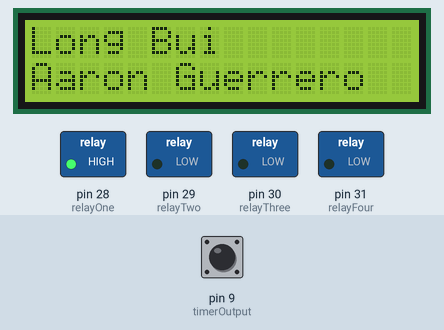
This sketch was run on a simulated Arduino Mega 2560, built with avr-gcc and run on an emulated ATmega2560. Shown: 16×2 character LCD, switched loads named in the sketch (green lamp = pin HIGH). Inputs (shaded band) come from the test bench; at power-on: pin 9 (timerOutput) LOW. What the sketch prints to the serial monitor is not drawn.

Above: at 3.2 s.
3.3 s: pin 9 (timerOutput) pulsed HIGH 5 times (0.12 s each, 0.3 s apart)
At 4.47 s:
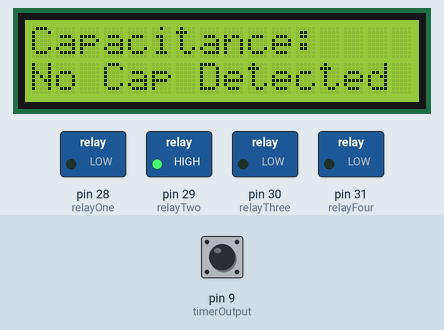
At 5.8 s:
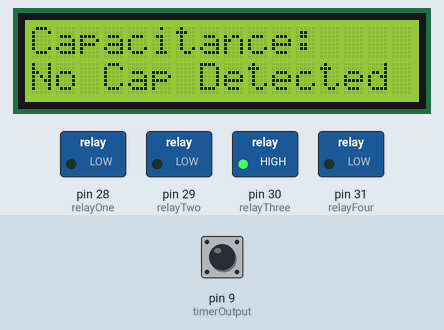
7.8 s: pin 9 (timerOutput) pulsed HIGH 2 times (0.12 s each, 0.3 s apart)
At 8.8 s:
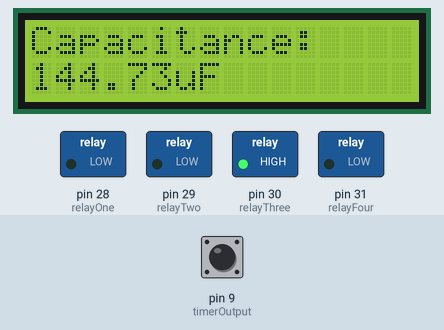
Timing chart, 0 to 16.7 s (numbered marks = the images above; inputs shaded):
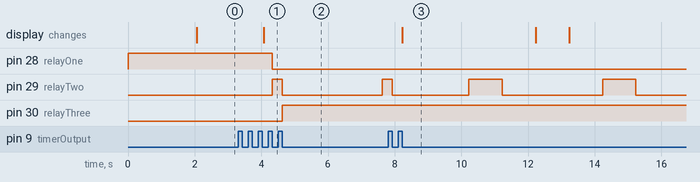

Measured:
- after the input at 3.3 s, pin 28 (relayOne): HIGH → LOW after 1.0 s instead of 1.8 s; pin 30 (relayThree): LOW → HIGH after 1.3 s instead of 2.8 s
- after the input at 7.8 s, the display: changes after 0.43 s (image 3)

The sketch:

CapMeterLifeDemo.ino
```cpp
#include <LiquidCrystal.h>

//The following are the pins for the components connecting to the microcontroller
const int timerOutput = 9; //The pin that connects to the 555 timer output
const int relayOne = 28, relayTwo = 29, relayThree = 30, relayFour = 31; //The different pins for each of the different relays
const int rs = 3, en = 4, d4 = 24, d5 = 25, d6 = 26, d7 = 27; //The pins for the LCD screen


//The following are the resistor values used for calculating the capacitance
const float RA = 1000;
const float RB_One = 90000; //Resistor assosciated with RelayOne for 10pF to 2nF range
const float RB_Two = 400; //Resistor assosciated with RelayTwo for 22nF to 2.2uF range
const float RB_Three = 100; //Resistor assosciated with RelayThree for 3.3uF to 200uF range
const float RB_Four = 50; //Resistor assosciated with RelayFour for above 200uF range


// Variables to store time measurements
unsigned long pulseDuration;
//Variables for helping me testing the number of pulses
const int autoRangingPulseTimer = 5;

//Calulating Variables
float frequency;
float capacitance = 0.00;
float tripleFiveTimerConstant = 1.44729;
float resistorRange = 90000;

//label for capacitance
volatile bool capacitorDetected = false; // Flag set by interrupt when capacitor is detected
String capLabel;

volatile bool begIntroRan = false; // Flag set by interrupt when capacitor is detected


LiquidCrystal lcd(rs, en, d4, d5, d6, d7); //tells the teensy where the pins are

void setup() {
  // put your setup code here, to run once:
  pinMode(timerOutput, INPUT);
  pinMode(relayOne, OUTPUT);
  pinMode(relayTwo, OUTPUT);
  pinMode(relayThree, OUTPUT);
  pinMode(relayFour, OUTPUT);

  digitalWrite(relayOne, HIGH);
  digitalWrite(relayTwo, LOW);
  digitalWrite(relayThree, LOW);
  digitalWrite(relayFour, LOW);

  lcd.begin(16, 2);
  lcd.print("B EE 425");
  lcd.setCursor(0, 1);
  lcd.print("Design Project");
  delay(2000);

  Serial.begin(9600);

  // Attach interrupt for capacitor detection
  attachInterrupt(digitalPinToInterrupt(timerOutput), detectCapacitor, FALLING);
}

void loop() {
  if(!begIntroRan){
    introMessage();
    begIntroRan = true;
  }

  if(capacitance == 0.00){ // mabybe add "!capacitorDetected ||" later
    noCapMessageLite();
    Serial.println("No Capacitor Detected");
  }

  calcDuration();
  calculateFrequency();
  findRange();
  calculateCapacitance(frequency, resistorRange);
  // Print the results
  Serial.print("Frequency: ");
  Serial.print(frequency);
  Serial.println(" Hz");

  Serial.print("Capacitance: ");
  Serial.print(capacitance, 10);
  Serial.println(capLabel);

  // Update LCD only on significant change
  static float lastCapacitance = 0;
  if (abs(capacitance - lastCapacitance) > 0.01) { // Update only on significant changes
    lcd.clear();
    lcd.setCursor(0, 0);
    lcd.print("Capacitance: ");
    lcd.setCursor(0, 1);
    lcd.print(capacitance, 2);
    lcd.print(capLabel);
    lastCapacitance = capacitance;
}
  delay(1000);  // Update once per second

}
void introMessage() {
  lcd.setCursor(0,0);
  lcd.print("Long Bui");
  lcd.setCursor(0, 1);
  lcd.print("Aaron Guerrero");
  delay(2000);
  lcd.clear();
  lcd.setCursor(0,0);
  lcd.print("Capacitance:");
}


// Interrupt Service Routine (ISR) for capacitor detection
void detectCapacitor() {
  if (digitalRead(timerOutput) == HIGH) {
    capacitorDetected = true;
  } else {
    capacitorDetected = false;
  }
}

void noCapMessageLite() {
    lcd.setCursor(0,1);
    lcd.print("No Cap Detected");
}


float calcDuration(){
  pulseDuration = pulseIn(timerOutput, HIGH); // Measure the pulse duration in microseconds
  return pulseDuration;
}

float calculateFrequency() {
  if (pulseDuration == 0) {
    frequency = 0; // Or some default value
    return frequency;
  }
  frequency = 1000000.0 / pulseDuration;  // Convert microseconds to Hz
  return frequency; // Still need to determine how to add range
}

//This function calculates the capacitance after finding the frequency
float calculateCapacitance(float frequency, float secResistor) {
  if (frequency == 0) {
    capacitance = 0; // Or some default value
    return capacitance;
  }
  capacitance = tripleFiveTimerConstant / ((RA + 2 * secResistor) * frequency);
  if(capacitance >= 1e-6){
    capacitance = capacitance * 1e6;
    capLabel = "uF";
  } else if(capacitance < 1e-6 && capacitance >= 1e-9) {
    capacitance = capacitance * 1e9;
    capLabel = "nF";
  } else if(capacitance < 1e-9 && capacitance >= 1e-12){
    capacitance = capacitance * 1e12;
    capLabel = "pF";
  } else {
    Serial.print("Capacitance scale error");
  }
  return capacitance; // Still need to determine how to add range
}

void findRange() {
    if(frequency > 2e3){
      resistorRange = RB_One;
      Serial.print("first range!");
    } else {
      digitalWrite(relayOne, LOW);
      digitalWrite(relayTwo, HIGH);
      Serial.print("Second range");
      calcDuration();
      calculateFrequency();
      if(frequency > 150 && frequency <50e3){
        Serial.println("second range");
        resistorRange = RB_Two;
      } else{
        digitalWrite(relayTwo, LOW);
        digitalWrite(relayThree, HIGH);
        Serial.print("Third range");
        calcDuration();
        calculateFrequency();
        if(frequency > 6 && frequency < 200){
          Serial.print("Third range");
          resistorRange = RB_Three;
        } else {
          Serial.print("Fourth range");
          resistorRange = RB_Four;
        }
      }
    }
}
```
